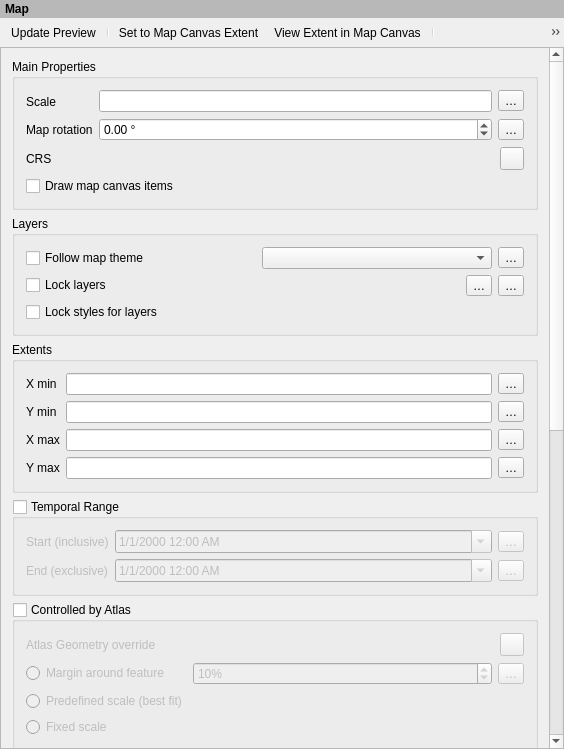
<?xml version="1.0" encoding="UTF-8"?>
<ui version="4.0">
 <class>QgsLayoutMapWidgetBase</class>
 <widget class="QWidget" name="QgsLayoutMapWidgetBase">
  <property name="geometry">
   <rect>
    <x>0</x>
    <y>0</y>
    <width>564</width>
    <height>749</height>
   </rect>
  </property>
  <property name="sizePolicy">
   <sizepolicy hsizetype="Expanding" vsizetype="Expanding">
    <horstretch>0</horstretch>
    <verstretch>0</verstretch>
   </sizepolicy>
  </property>
  <property name="windowTitle">
   <string>Map Options</string>
  </property>
  <layout class="QVBoxLayout" name="verticalLayout_2">
   <property name="spacing">
    <number>0</number>
   </property>
   <property name="leftMargin">
    <number>0</number>
   </property>
   <property name="topMargin">
    <number>0</number>
   </property>
   <property name="rightMargin">
    <number>0</number>
   </property>
   <property name="bottomMargin">
    <number>0</number>
   </property>
   <item>
    <widget class="QLabel" name="mLabel">
     <property name="sizePolicy">
      <sizepolicy hsizetype="Preferred" vsizetype="Maximum">
       <horstretch>0</horstretch>
       <verstretch>0</verstretch>
      </sizepolicy>
     </property>
     <property name="styleSheet">
      <string notr="true">padding: 2px; font-weight: bold; background-color: palette(mid);</string>
     </property>
     <property name="text">
      <string>Map</string>
     </property>
    </widget>
   </item>
   <item>
    <widget class="QToolBar" name="mDockToolbar">
     <property name="iconSize">
      <size>
       <width>16</width>
       <height>16</height>
      </size>
     </property>
     <property name="floatable">
      <bool>false</bool>
     </property>
     <addaction name="mActionUpdatePreview"/>
     <addaction name="separator"/>
     <addaction name="mActionSetToCanvasExtent"/>
     <addaction name="mActionViewExtentInCanvas"/>
     <addaction name="separator"/>
     <addaction name="mActionSetToCanvasScale"/>
     <addaction name="mActionViewScaleInCanvas"/>
     <addaction name="separator"/>
     <addaction name="mActionMoveContent"/>
     <addaction name="separator"/>
     <addaction name="mActionLabelSettings"/>
     <addaction name="mActionClipSettings"/>
    </widget>
   </item>
   <item>
    <widget class="QgsScrollArea" name="scrollArea">
     <property name="frameShape">
      <enum>QFrame::StyledPanel</enum>
     </property>
     <property name="widgetResizable">
      <bool>true</bool>
     </property>
     <widget class="QWidget" name="scrollAreaWidgetContents">
      <property name="geometry">
       <rect>
        <x>0</x>
        <y>-155</y>
        <width>545</width>
        <height>1244</height>
       </rect>
      </property>
      <property name="sizePolicy">
       <sizepolicy hsizetype="Preferred" vsizetype="Maximum">
        <horstretch>0</horstretch>
        <verstretch>0</verstretch>
       </sizepolicy>
      </property>
      <layout class="QVBoxLayout" name="mainLayout">
       <item>
        <widget class="QgsCollapsibleGroupBoxBasic" name="groupBox">
         <property name="focusPolicy">
          <enum>Qt::StrongFocus</enum>
         </property>
         <property name="title">
          <string>Main Properties</string>
         </property>
         <property name="syncGroup" stdset="0">
          <string notr="true">composeritem</string>
         </property>
         <property name="collapsed" stdset="0">
          <bool>false</bool>
         </property>
         <layout class="QGridLayout" name="gridLayout_4">
          <item row="0" column="0">
           <widget class="QLabel" name="mScaleLabel">
            <property name="text">
             <string>Scale</string>
            </property>
            <property name="buddy">
             <cstring>mScaleLineEdit</cstring>
            </property>
           </widget>
          </item>
          <item row="0" column="1" rowspan="3">
           <layout class="QGridLayout" name="gridLayout_3">
            <item row="0" column="0">
             <layout class="QHBoxLayout" name="horizontalLayout_6">
              <item>
               <widget class="QLineEdit" name="mScaleLineEdit">
                <property name="inputMask">
                 <string/>
                </property>
               </widget>
              </item>
              <item>
               <widget class="QgsPropertyOverrideButton" name="mScaleDDBtn">
                <property name="text">
                 <string>…</string>
                </property>
               </widget>
              </item>
             </layout>
            </item>
            <item row="1" column="0">
             <layout class="QHBoxLayout" name="horizontalLayout_7">
              <item>
               <widget class="QgsDoubleSpinBox" name="mMapRotationSpinBox">
                <property name="wrapping">
                 <bool>true</bool>
                </property>
                <property name="suffix">
                 <string> °</string>
                </property>
                <property name="minimum">
                 <double>-360.000000000000000</double>
                </property>
                <property name="maximum">
                 <double>360.000000000000000</double>
                </property>
               </widget>
              </item>
              <item>
               <widget class="QgsPropertyOverrideButton" name="mMapRotationDDBtn">
                <property name="text">
                 <string>…</string>
                </property>
               </widget>
              </item>
             </layout>
            </item>
            <item row="2" column="0">
             <layout class="QHBoxLayout" name="horizontalLayout_2">
              <item>
               <widget class="QgsProjectionSelectionWidget" name="mCrsSelector">
                <property name="focusPolicy">
                 <enum>Qt::StrongFocus</enum>
                </property>
               </widget>
              </item>
              <item>
               <widget class="QgsPropertyOverrideButton" name="mCRSDDBtn"/>
              </item>
             </layout>
            </item>
           </layout>
          </item>
          <item row="1" column="0">
           <widget class="QLabel" name="mMapRotationLabel">
            <property name="text">
             <string>Map rotation</string>
            </property>
           </widget>
          </item>
          <item row="2" column="0">
           <widget class="QLabel" name="mCrsLabel">
            <property name="text">
             <string>CRS</string>
            </property>
           </widget>
          </item>
          <item row="3" column="0" colspan="2">
           <widget class="QCheckBox" name="mDrawCanvasItemsCheckBox">
            <property name="text">
             <string>Draw map canvas items</string>
            </property>
           </widget>
          </item>
         </layout>
        </widget>
       </item>
       <item>
        <widget class="QgsCollapsibleGroupBoxBasic" name="groupBox_2">
         <property name="title">
          <string>Layers</string>
         </property>
         <layout class="QVBoxLayout" name="verticalLayout_4">
          <item>
           <layout class="QHBoxLayout" name="horizontalLayout_12">
            <item>
             <widget class="QCheckBox" name="mFollowVisibilityPresetCheckBox">
              <property name="text">
               <string>Follow map theme</string>
              </property>
             </widget>
            </item>
            <item>
             <widget class="QComboBox" name="mFollowVisibilityPresetCombo"/>
            </item>
            <item>
             <widget class="QgsPropertyOverrideButton" name="mStylePresetsDDBtn">
              <property name="text">
               <string>…</string>
              </property>
             </widget>
            </item>
           </layout>
          </item>
          <item>
           <layout class="QHBoxLayout" name="horizontalLayout_10">
            <item>
             <widget class="QCheckBox" name="mKeepLayerListCheckBox">
              <property name="sizePolicy">
               <sizepolicy hsizetype="Preferred" vsizetype="Maximum">
                <horstretch>0</horstretch>
                <verstretch>0</verstretch>
               </sizepolicy>
              </property>
              <property name="text">
               <string>Lock layers</string>
              </property>
             </widget>
            </item>
            <item>
             <spacer name="horizontalSpacer">
              <property name="orientation">
               <enum>Qt::Horizontal</enum>
              </property>
              <property name="sizeHint" stdset="0">
               <size>
                <width>40</width>
                <height>20</height>
               </size>
              </property>
             </spacer>
            </item>
            <item>
             <widget class="QToolButton" name="mLayerListFromPresetButton">
              <property name="text">
               <string>…</string>
              </property>
              <property name="popupMode">
               <enum>QToolButton::InstantPopup</enum>
              </property>
             </widget>
            </item>
            <item>
             <widget class="QgsPropertyOverrideButton" name="mLayersDDBtn">
              <property name="text">
               <string>…</string>
              </property>
             </widget>
            </item>
           </layout>
          </item>
          <item>
           <widget class="QCheckBox" name="mKeepLayerStylesCheckBox">
            <property name="text">
             <string>Lock styles for layers</string>
            </property>
           </widget>
          </item>
         </layout>
        </widget>
       </item>
       <item>
        <widget class="QgsCollapsibleGroupBoxBasic" name="mExtentsCheckBox">
         <property name="focusPolicy">
          <enum>Qt::StrongFocus</enum>
         </property>
         <property name="title">
          <string>Extents</string>
         </property>
         <property name="syncGroup" stdset="0">
          <string notr="true">composeritem</string>
         </property>
         <property name="collapsed" stdset="0">
          <bool>false</bool>
         </property>
         <layout class="QGridLayout" name="gridLayout">
          <item row="1" column="1">
           <layout class="QHBoxLayout" name="horizontalLayout_3">
            <item>
             <widget class="QLineEdit" name="mYMinLineEdit"/>
            </item>
            <item>
             <widget class="QgsPropertyOverrideButton" name="mYMinDDBtn">
              <property name="text">
               <string>…</string>
              </property>
             </widget>
            </item>
           </layout>
          </item>
          <item row="2" column="1">
           <layout class="QHBoxLayout" name="horizontalLayout_4">
            <item>
             <widget class="QLineEdit" name="mXMaxLineEdit"/>
            </item>
            <item>
             <widget class="QgsPropertyOverrideButton" name="mXMaxDDBtn">
              <property name="text">
               <string>…</string>
              </property>
             </widget>
            </item>
           </layout>
          </item>
          <item row="1" column="0">
           <widget class="QLabel" name="mYMinLabel">
            <property name="text">
             <string>Y min</string>
            </property>
            <property name="wordWrap">
             <bool>false</bool>
            </property>
            <property name="buddy">
             <cstring>mYMinLineEdit</cstring>
            </property>
           </widget>
          </item>
          <item row="3" column="1">
           <layout class="QHBoxLayout" name="horizontalLayout_5">
            <item>
             <widget class="QLineEdit" name="mYMaxLineEdit"/>
            </item>
            <item>
             <widget class="QgsPropertyOverrideButton" name="mYMaxDDBtn">
              <property name="text">
               <string>…</string>
              </property>
             </widget>
            </item>
           </layout>
          </item>
          <item row="2" column="0">
           <widget class="QLabel" name="mXMaxLabel">
            <property name="text">
             <string>X max</string>
            </property>
            <property name="wordWrap">
             <bool>false</bool>
            </property>
            <property name="buddy">
             <cstring>mXMaxLineEdit</cstring>
            </property>
           </widget>
          </item>
          <item row="0" column="1">
           <layout class="QHBoxLayout" name="horizontalLayout">
            <item>
             <widget class="QLineEdit" name="mXMinLineEdit"/>
            </item>
            <item>
             <widget class="QgsPropertyOverrideButton" name="mXMinDDBtn">
              <property name="text">
               <string>…</string>
              </property>
             </widget>
            </item>
           </layout>
          </item>
          <item row="0" column="0">
           <widget class="QLabel" name="mXMinLabel">
            <property name="enabled">
             <bool>true</bool>
            </property>
            <property name="text">
             <string>X min</string>
            </property>
            <property name="wordWrap">
             <bool>false</bool>
            </property>
            <property name="buddy">
             <cstring>mXMinLineEdit</cstring>
            </property>
           </widget>
          </item>
          <item row="3" column="0">
           <widget class="QLabel" name="mYMaxLabel">
            <property name="text">
             <string>Y max</string>
            </property>
            <property name="wordWrap">
             <bool>false</bool>
            </property>
            <property name="buddy">
             <cstring>mYMaxLineEdit</cstring>
            </property>
           </widget>
          </item>
         </layout>
        </widget>
       </item>
       <item>
        <widget class="QgsCollapsibleGroupBoxBasic" name="mTemporalCheckBox">
         <property name="title">
          <string>Temporal Range</string>
         </property>
         <property name="checkable">
          <bool>true</bool>
         </property>
         <property name="checked">
          <bool>false</bool>
         </property>
         <property name="collapsed" stdset="0">
          <bool>true</bool>
         </property>
         <property name="syncGroup" stdset="0">
          <string notr="true">composeritem</string>
         </property>
         <layout class="QGridLayout" name="gridLayout_5">
          <item row="0" column="0">
           <widget class="QLabel" name="mStartDateTimeLabel">
            <property name="text">
             <string>Start (inclusive)</string>
            </property>
            <property name="wordWrap">
             <bool>false</bool>
            </property>
            <property name="buddy">
             <cstring>mStartDateTime</cstring>
            </property>
           </widget>
          </item>
          <item row="0" column="1">
           <widget class="QDateTimeEdit" name="mStartDateTime">
            <property name="sizePolicy">
             <sizepolicy hsizetype="Expanding" vsizetype="Fixed">
              <horstretch>0</horstretch>
              <verstretch>0</verstretch>
             </sizepolicy>
            </property>
            <property name="displayFormat">
             <string>M/d/yyyy h:mm AP</string>
            </property>
            <property name="calendarPopup">
             <bool>true</bool>
            </property>
            <property name="timeSpec">
             <enum>Qt::UTC</enum>
            </property>
           </widget>
          </item>
          <item row="0" column="2">
           <widget class="QgsPropertyOverrideButton" name="mStartDateTimeDDBtn">
            <property name="text">
             <string>…</string>
            </property>
           </widget>
          </item>
          <item row="1" column="0">
           <widget class="QLabel" name="mEndDateTimeLabel">
            <property name="text">
             <string>End (exclusive)</string>
            </property>
            <property name="wordWrap">
             <bool>false</bool>
            </property>
            <property name="buddy">
             <cstring>mEndDateTime</cstring>
            </property>
           </widget>
          </item>
          <item row="1" column="1">
           <widget class="QDateTimeEdit" name="mEndDateTime">
            <property name="sizePolicy">
             <sizepolicy hsizetype="Expanding" vsizetype="Fixed">
              <horstretch>0</horstretch>
              <verstretch>0</verstretch>
             </sizepolicy>
            </property>
            <property name="displayFormat">
             <string>M/d/yyyy h:mm AP</string>
            </property>
            <property name="calendarPopup">
             <bool>true</bool>
            </property>
            <property name="timeSpec">
             <enum>Qt::UTC</enum>
            </property>
           </widget>
          </item>
          <item row="1" column="2">
           <widget class="QgsPropertyOverrideButton" name="mEndDateTimeDDBtn">
            <property name="text">
             <string>…</string>
            </property>
           </widget>
          </item>
         </layout>
        </widget>
       </item>
       <item>
        <widget class="QgsCollapsibleGroupBoxBasic" name="mAtlasCheckBox">
         <property name="title">
          <string>Controlled by Atlas</string>
         </property>
         <property name="checkable">
          <bool>true</bool>
         </property>
         <property name="checked">
          <bool>false</bool>
         </property>
         <property name="collapsed" stdset="0">
          <bool>true</bool>
         </property>
         <property name="syncGroup" stdset="0">
          <string notr="true">composeritem</string>
         </property>
         <layout class="QGridLayout" name="gridLayout_2">
          <item row="3" column="0">
           <widget class="QRadioButton" name="mAtlasPredefinedScaleRadio">
            <property name="toolTip">
             <string>Use one of the predefined scales of the project where the atlas feature best fits.</string>
            </property>
            <property name="text">
             <string>Predefined scale (best fit)</string>
            </property>
           </widget>
          </item>
          <item row="2" column="0">
           <widget class="QRadioButton" name="mAtlasMarginRadio">
            <property name="enabled">
             <bool>false</bool>
            </property>
            <property name="text">
             <string>Margin around feature</string>
            </property>
           </widget>
          </item>
          <item row="1" column="0">
           <widget class="QLabel" name="mGeometryOverrideLabel">
            <property name="text">
             <string>Atlas Geometry override</string>
            </property>
           </widget>
          </item>
          <item row="4" column="0">
           <widget class="QRadioButton" name="mAtlasFixedScaleRadio">
            <property name="enabled">
             <bool>false</bool>
            </property>
            <property name="text">
             <string>Fixed scale</string>
            </property>
           </widget>
          </item>
          <item row="1" column="1">
           <spacer name="horizontalSpacer_2">
            <property name="orientation">
             <enum>Qt::Horizontal</enum>
            </property>
            <property name="sizeHint" stdset="0">
             <size>
              <width>40</width>
              <height>20</height>
             </size>
            </property>
           </spacer>
          </item>
          <item row="1" column="2">
           <widget class="QgsPropertyOverrideButton" name="mGeometryOverrideDDBtn"/>
          </item>
          <item row="2" column="1" colspan="2">
           <layout class="QHBoxLayout" name="horizontalLayout_11">
            <item>
             <widget class="QgsSpinBox" name="mAtlasMarginSpinBox">
              <property name="enabled">
               <bool>false</bool>
              </property>
              <property name="sizePolicy">
               <sizepolicy hsizetype="Expanding" vsizetype="Fixed">
                <horstretch>0</horstretch>
                <verstretch>0</verstretch>
               </sizepolicy>
              </property>
              <property name="suffix">
               <string>%</string>
              </property>
              <property name="maximum">
               <number>9999</number>
              </property>
              <property name="value">
               <number>10</number>
              </property>
             </widget>
            </item>
            <item>
             <widget class="QgsPropertyOverrideButton" name="mAtlasMarginDDBtn">
              <property name="text">
               <string>…</string>
              </property>
             </widget>
            </item>
           </layout>
          </item>
         </layout>
        </widget>
       </item>
       <item>
        <widget class="QgsCollapsibleGroupBoxBasic" name="mGridGroupBox">
         <property name="focusPolicy">
          <enum>Qt::StrongFocus</enum>
         </property>
         <property name="title">
          <string>Grids</string>
         </property>
         <property name="collapsed" stdset="0">
          <bool>true</bool>
         </property>
         <property name="syncGroup" stdset="0">
          <string notr="true">composeritem</string>
         </property>
         <layout class="QVBoxLayout" name="verticalLayout_3">
          <item>
           <layout class="QHBoxLayout" name="horizontalLayout_8">
            <item>
             <widget class="QPushButton" name="mAddGridPushButton">
              <property name="toolTip">
               <string>Add a new grid</string>
              </property>
              <property name="text">
               <string/>
              </property>
              <property name="icon">
               <iconset resource="../../../images/images.qrc">
                <normaloff>:/images/themes/default/symbologyAdd.svg</normaloff>:/images/themes/default/symbologyAdd.svg</iconset>
              </property>
             </widget>
            </item>
            <item>
             <widget class="QPushButton" name="mRemoveGridPushButton">
              <property name="toolTip">
               <string>Remove selected grid</string>
              </property>
              <property name="text">
               <string/>
              </property>
              <property name="icon">
               <iconset resource="../../../images/images.qrc">
                <normaloff>:/images/themes/default/symbologyRemove.svg</normaloff>:/images/themes/default/symbologyRemove.svg</iconset>
              </property>
             </widget>
            </item>
            <item>
             <widget class="QPushButton" name="mGridUpButton">
              <property name="toolTip">
               <string>Move selected grid up</string>
              </property>
              <property name="text">
               <string/>
              </property>
              <property name="icon">
               <iconset resource="../../../images/images.qrc">
                <normaloff>:/images/themes/default/mActionArrowUp.svg</normaloff>:/images/themes/default/mActionArrowUp.svg</iconset>
              </property>
             </widget>
            </item>
            <item>
             <widget class="QPushButton" name="mGridDownButton">
              <property name="toolTip">
               <string>Move selected grid down</string>
              </property>
              <property name="text">
               <string/>
              </property>
              <property name="icon">
               <iconset resource="../../../images/images.qrc">
                <normaloff>:/images/themes/default/mActionArrowDown.svg</normaloff>:/images/themes/default/mActionArrowDown.svg</iconset>
              </property>
             </widget>
            </item>
           </layout>
          </item>
          <item>
           <widget class="QListWidget" name="mGridListWidget">
            <property name="sizePolicy">
             <sizepolicy hsizetype="Expanding" vsizetype="Expanding">
              <horstretch>0</horstretch>
              <verstretch>0</verstretch>
             </sizepolicy>
            </property>
            <property name="maximumSize">
             <size>
              <width>16777215</width>
              <height>90</height>
             </size>
            </property>
           </widget>
          </item>
          <item>
           <layout class="QHBoxLayout" name="horizontalLayout_13">
            <item>
             <widget class="QPushButton" name="mGridPropertiesButton">
              <property name="text">
               <string>Modify Grid…</string>
              </property>
             </widget>
            </item>
           </layout>
          </item>
         </layout>
        </widget>
       </item>
       <item>
        <widget class="QgsCollapsibleGroupBoxBasic" name="mOverviewsGroupBox">
         <property name="focusPolicy">
          <enum>Qt::StrongFocus</enum>
         </property>
         <property name="title">
          <string>Overviews</string>
         </property>
         <property name="syncGroup" stdset="0">
          <string notr="true">composeritem</string>
         </property>
         <property name="collapsed" stdset="0">
          <bool>true</bool>
         </property>
         <layout class="QVBoxLayout" name="verticalLayout">
          <item>
           <layout class="QHBoxLayout" name="horizontalLayout_9">
            <item>
             <widget class="QPushButton" name="mAddOverviewPushButton">
              <property name="toolTip">
               <string>Add a new overview</string>
              </property>
              <property name="text">
               <string/>
              </property>
              <property name="icon">
               <iconset resource="../../../images/images.qrc">
                <normaloff>:/images/themes/default/symbologyAdd.svg</normaloff>:/images/themes/default/symbologyAdd.svg</iconset>
              </property>
             </widget>
            </item>
            <item>
             <widget class="QPushButton" name="mRemoveOverviewPushButton">
              <property name="toolTip">
               <string>Remove selected overview</string>
              </property>
              <property name="text">
               <string/>
              </property>
              <property name="icon">
               <iconset resource="../../../images/images.qrc">
                <normaloff>:/images/themes/default/symbologyRemove.svg</normaloff>:/images/themes/default/symbologyRemove.svg</iconset>
              </property>
             </widget>
            </item>
            <item>
             <widget class="QPushButton" name="mOverviewUpButton">
              <property name="toolTip">
               <string>Move selected overview up</string>
              </property>
              <property name="text">
               <string/>
              </property>
              <property name="icon">
               <iconset resource="../../../images/images.qrc">
                <normaloff>:/images/themes/default/mActionArrowUp.svg</normaloff>:/images/themes/default/mActionArrowUp.svg</iconset>
              </property>
             </widget>
            </item>
            <item>
             <widget class="QPushButton" name="mOverviewDownButton">
              <property name="toolTip">
               <string>Move selected overview down</string>
              </property>
              <property name="text">
               <string/>
              </property>
              <property name="icon">
               <iconset resource="../../../images/images.qrc">
                <normaloff>:/images/themes/default/mActionArrowDown.svg</normaloff>:/images/themes/default/mActionArrowDown.svg</iconset>
              </property>
             </widget>
            </item>
           </layout>
          </item>
          <item>
           <widget class="QListWidget" name="mOverviewListWidget">
            <property name="sizePolicy">
             <sizepolicy hsizetype="Expanding" vsizetype="Expanding">
              <horstretch>0</horstretch>
              <verstretch>0</verstretch>
             </sizepolicy>
            </property>
            <property name="maximumSize">
             <size>
              <width>16777215</width>
              <height>90</height>
             </size>
            </property>
           </widget>
          </item>
          <item>
           <widget class="QgsCollapsibleGroupBoxBasic" name="mOverviewCheckBox">
            <property name="title">
             <string>Draw overview</string>
            </property>
            <property name="checkable">
             <bool>true</bool>
            </property>
            <property name="checked">
             <bool>true</bool>
            </property>
            <property name="syncGroup" stdset="0">
             <string notr="true">composermapoverview</string>
            </property>
            <property name="collapsed" stdset="0">
             <bool>false</bool>
            </property>
            <layout class="QGridLayout" name="gridLayout_8" columnstretch="0,0">
             <item row="5" column="1">
              <widget class="QComboBox" name="mOverviewPositionComboBox"/>
             </item>
             <item row="5" column="0">
              <widget class="QLabel" name="mOverviewPositionLabel">
               <property name="text">
                <string>Position</string>
               </property>
              </widget>
             </item>
             <item row="1" column="1">
              <widget class="QgsSymbolButton" name="mOverviewFrameStyleButton">
               <property name="sizePolicy">
                <sizepolicy hsizetype="Preferred" vsizetype="Fixed">
                 <horstretch>0</horstretch>
                 <verstretch>0</verstretch>
                </sizepolicy>
               </property>
               <property name="text">
                <string>Change…</string>
               </property>
              </widget>
             </item>
             <item row="2" column="1">
              <widget class="QgsBlendModeComboBox" name="mOverviewBlendModeComboBox"/>
             </item>
             <item row="3" column="0" colspan="2">
              <widget class="QCheckBox" name="mOverviewInvertCheckbox">
               <property name="text">
                <string>Invert overview</string>
               </property>
              </widget>
             </item>
             <item row="2" column="0">
              <widget class="QLabel" name="mOverviewBlendModeLabel">
               <property name="text">
                <string>Blending mode</string>
               </property>
              </widget>
             </item>
             <item row="1" column="0">
              <widget class="QLabel" name="mOverviewFrameStyleLabel">
               <property name="text">
                <string>Frame style</string>
               </property>
              </widget>
             </item>
             <item row="0" column="0">
              <widget class="QLabel" name="mOverviewFrameMapLabel">
               <property name="text">
                <string>Map frame</string>
               </property>
              </widget>
             </item>
             <item row="4" column="0" colspan="2">
              <widget class="QCheckBox" name="mOverviewCenterCheckbox">
               <property name="text">
                <string>Center on overview</string>
               </property>
              </widget>
             </item>
             <item row="0" column="1">
              <widget class="QgsLayoutItemComboBox" name="mOverviewFrameMapComboBox"/>
             </item>
             <item row="6" column="1">
              <widget class="QgsMapLayerComboBox" name="mOverviewStackingLayerComboBox">
               <property name="sizePolicy">
                <sizepolicy hsizetype="Expanding" vsizetype="Fixed">
                 <horstretch>0</horstretch>
                 <verstretch>0</verstretch>
                </sizepolicy>
               </property>
              </widget>
             </item>
             <item row="6" column="0">
              <widget class="QLabel" name="label">
               <property name="text">
                <string>Stacking layer</string>
               </property>
              </widget>
             </item>
            </layout>
           </widget>
          </item>
         </layout>
        </widget>
       </item>
      </layout>
     </widget>
    </widget>
   </item>
  </layout>
  <action name="mActionUpdatePreview">
   <property name="icon">
    <iconset resource="../../../images/images.qrc">
     <normaloff>:/images/themes/default/mActionRefresh.svg</normaloff>:/images/themes/default/mActionRefresh.svg</iconset>
   </property>
   <property name="text">
    <string>Update Preview</string>
   </property>
   <property name="toolTip">
    <string>Update Map Preview</string>
   </property>
  </action>
  <action name="mActionSetToCanvasExtent">
   <property name="icon">
    <iconset resource="../../../images/images.qrc">
     <normaloff>:/images/themes/default/mActionSetToCanvasExtent.svg</normaloff>:/images/themes/default/mActionSetToCanvasExtent.svg</iconset>
   </property>
   <property name="text">
    <string>Set to Map Canvas Extent</string>
   </property>
   <property name="toolTip">
    <string>Set Map Extent to Match Main Canvas Extent</string>
   </property>
  </action>
  <action name="mActionViewExtentInCanvas">
   <property name="icon">
    <iconset resource="../../../images/images.qrc">
     <normaloff>:/images/themes/default/mActionViewExtentInCanvas.svg</normaloff>:/images/themes/default/mActionViewExtentInCanvas.svg</iconset>
   </property>
   <property name="text">
    <string>View Extent in Map Canvas</string>
   </property>
   <property name="toolTip">
    <string>View Current Map Extent in Main Canvas</string>
   </property>
  </action>
  <action name="mActionMoveContent">
   <property name="icon">
    <iconset resource="../../../images/images.qrc">
     <normaloff>:/images/themes/default/mActionMoveItemContent.svg</normaloff>:/images/themes/default/mActionMoveItemContent.svg</iconset>
   </property>
   <property name="text">
    <string>Move Map Content</string>
   </property>
   <property name="toolTip">
    <string>Interactively Edit Map Extent</string>
   </property>
  </action>
  <action name="mActionViewScaleInCanvas">
   <property name="icon">
    <iconset resource="../../../images/images.qrc">
     <normaloff>:/images/themes/default/mActionViewScaleInCanvas.svg</normaloff>:/images/themes/default/mActionViewScaleInCanvas.svg</iconset>
   </property>
   <property name="text">
    <string>View Scale in Map Canvas</string>
   </property>
   <property name="toolTip">
    <string>Set Main Canvas to Match Current Map Scale</string>
   </property>
  </action>
  <action name="mActionSetToCanvasScale">
   <property name="icon">
    <iconset resource="../../../images/images.qrc">
     <normaloff>:/images/themes/default/mActionSetToCanvasScale.svg</normaloff>:/images/themes/default/mActionSetToCanvasScale.svg</iconset>
   </property>
   <property name="text">
    <string>Set to Map Canvas Scale</string>
   </property>
   <property name="toolTip">
    <string>Set Map Scale to Match Main Canvas Scale</string>
   </property>
  </action>
  <action name="mActionLabelSettings">
   <property name="icon">
    <iconset resource="../../../images/images.qrc">
     <normaloff>:/images/themes/default/labelingSingle.svg</normaloff>:/images/themes/default/labelingSingle.svg</iconset>
   </property>
   <property name="text">
    <string>Label Settings</string>
   </property>
   <property name="toolTip">
    <string>Labeling Settings</string>
   </property>
  </action>
  <action name="mActionClipSettings">
   <property name="icon">
    <iconset resource="../../../images/images.qrc">
     <normaloff>:/images/themes/default/algorithms/mAlgorithmClip.svg</normaloff>:/images/themes/default/algorithms/mAlgorithmClip.svg</iconset>
   </property>
   <property name="text">
    <string>Clipping Settings</string>
   </property>
  </action>
 </widget>
 <layoutdefault spacing="6" margin="11"/>
 <customwidgets>
  <customwidget>
   <class>QgsDoubleSpinBox</class>
   <extends>QDoubleSpinBox</extends>
   <header>qgsdoublespinbox.h</header>
  </customwidget>
  <customwidget>
   <class>QgsMapLayerComboBox</class>
   <extends>QComboBox</extends>
   <header>qgsmaplayercombobox.h</header>
  </customwidget>
  <customwidget>
   <class>QgsProjectionSelectionWidget</class>
   <extends>QWidget</extends>
   <header>qgsprojectionselectionwidget.h</header>
   <container>1</container>
  </customwidget>
  <customwidget>
   <class>QgsPropertyOverrideButton</class>
   <extends>QToolButton</extends>
   <header>qgspropertyoverridebutton.h</header>
  </customwidget>
  <customwidget>
   <class>QgsSpinBox</class>
   <extends>QSpinBox</extends>
   <header>qgsspinbox.h</header>
  </customwidget>
  <customwidget>
   <class>QgsSymbolButton</class>
   <extends>QToolButton</extends>
   <header>qgssymbolbutton.h</header>
  </customwidget>
  <customwidget>
   <class>QgsScrollArea</class>
   <extends>QScrollArea</extends>
   <header>qgsscrollarea.h</header>
   <container>1</container>
  </customwidget>
  <customwidget>
   <class>QgsBlendModeComboBox</class>
   <extends>QComboBox</extends>
   <header>qgsblendmodecombobox.h</header>
  </customwidget>
  <customwidget>
   <class>QgsCollapsibleGroupBoxBasic</class>
   <extends>QGroupBox</extends>
   <header location="global">qgscollapsiblegroupbox.h</header>
   <container>1</container>
  </customwidget>
  <customwidget>
   <class>QgsLayoutItemComboBox</class>
   <extends>QComboBox</extends>
   <header>qgslayoutitemcombobox.h</header>
  </customwidget>
 </customwidgets>
 <tabstops>
  <tabstop>scrollArea</tabstop>
  <tabstop>groupBox</tabstop>
  <tabstop>mScaleLineEdit</tabstop>
  <tabstop>mScaleDDBtn</tabstop>
  <tabstop>mMapRotationSpinBox</tabstop>
  <tabstop>mMapRotationDDBtn</tabstop>
  <tabstop>mCrsSelector</tabstop>
  <tabstop>mCRSDDBtn</tabstop>
  <tabstop>mDrawCanvasItemsCheckBox</tabstop>
  <tabstop>mFollowVisibilityPresetCheckBox</tabstop>
  <tabstop>mFollowVisibilityPresetCombo</tabstop>
  <tabstop>mStylePresetsDDBtn</tabstop>
  <tabstop>mKeepLayerListCheckBox</tabstop>
  <tabstop>mLayerListFromPresetButton</tabstop>
  <tabstop>mLayersDDBtn</tabstop>
  <tabstop>mKeepLayerStylesCheckBox</tabstop>
  <tabstop>mExtentsCheckBox</tabstop>
  <tabstop>mXMinLineEdit</tabstop>
  <tabstop>mXMinDDBtn</tabstop>
  <tabstop>mYMinLineEdit</tabstop>
  <tabstop>mYMinDDBtn</tabstop>
  <tabstop>mXMaxLineEdit</tabstop>
  <tabstop>mXMaxDDBtn</tabstop>
  <tabstop>mYMaxLineEdit</tabstop>
  <tabstop>mYMaxDDBtn</tabstop>
  <tabstop>mTemporalCheckBox</tabstop>
  <tabstop>mStartDateTime</tabstop>
  <tabstop>mStartDateTimeDDBtn</tabstop>
  <tabstop>mEndDateTime</tabstop>
  <tabstop>mEndDateTimeDDBtn</tabstop>
  <tabstop>mAtlasCheckBox</tabstop>
  <tabstop>mAtlasMarginRadio</tabstop>
  <tabstop>mAtlasMarginSpinBox</tabstop>
  <tabstop>mAtlasMarginDDBtn</tabstop>
  <tabstop>mAtlasPredefinedScaleRadio</tabstop>
  <tabstop>mAtlasFixedScaleRadio</tabstop>
  <tabstop>mGridGroupBox</tabstop>
  <tabstop>mAddGridPushButton</tabstop>
  <tabstop>mRemoveGridPushButton</tabstop>
  <tabstop>mGridUpButton</tabstop>
  <tabstop>mGridDownButton</tabstop>
  <tabstop>mGridListWidget</tabstop>
  <tabstop>mGridPropertiesButton</tabstop>
  <tabstop>mGridPropertiesButton</tabstop>
  <tabstop>mOverviewsGroupBox</tabstop>
  <tabstop>mAddOverviewPushButton</tabstop>
  <tabstop>mRemoveOverviewPushButton</tabstop>
  <tabstop>mOverviewUpButton</tabstop>
  <tabstop>mOverviewDownButton</tabstop>
  <tabstop>mOverviewListWidget</tabstop>
  <tabstop>mOverviewCheckBox</tabstop>
  <tabstop>mOverviewFrameMapComboBox</tabstop>
  <tabstop>mOverviewFrameStyleButton</tabstop>
  <tabstop>mOverviewBlendModeComboBox</tabstop>
  <tabstop>mOverviewInvertCheckbox</tabstop>
  <tabstop>mOverviewCenterCheckbox</tabstop>
  <tabstop>mOverviewPositionComboBox</tabstop>
  <tabstop>mOverviewStackingLayerComboBox</tabstop>
 </tabstops>
 <resources>
  <include location="../../../images/images.qrc"/>
 </resources>
 <connections/>
</ui>
